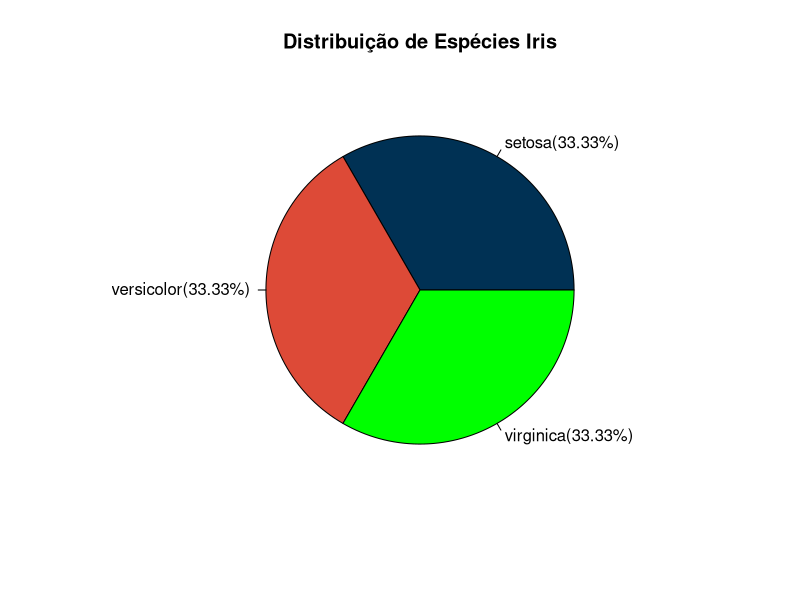

Generate this figure with R:
#Carregamento de dados
data(iris)
head(iris)

# Contagem de ocorrências de cada espécie
contagem2 <- table(iris$Species)

# Nomes das espécies
nomes2 <- levels(iris$Species)

# Porcentagens arredondadas
porcent2 <- round(contagem2 / sum(contagem2) * 100, 2)

# Rótulos para o gráfico de pizza
rotulo2 <- paste(nomes2, "(", porcent2, "%)", sep="")

# Criar o gráfico de pizza
pie(contagem2, labels = rotulo2, main = "Distribuição de Espécies Iris", col = c("#003154", "#dd4a37", "green"))